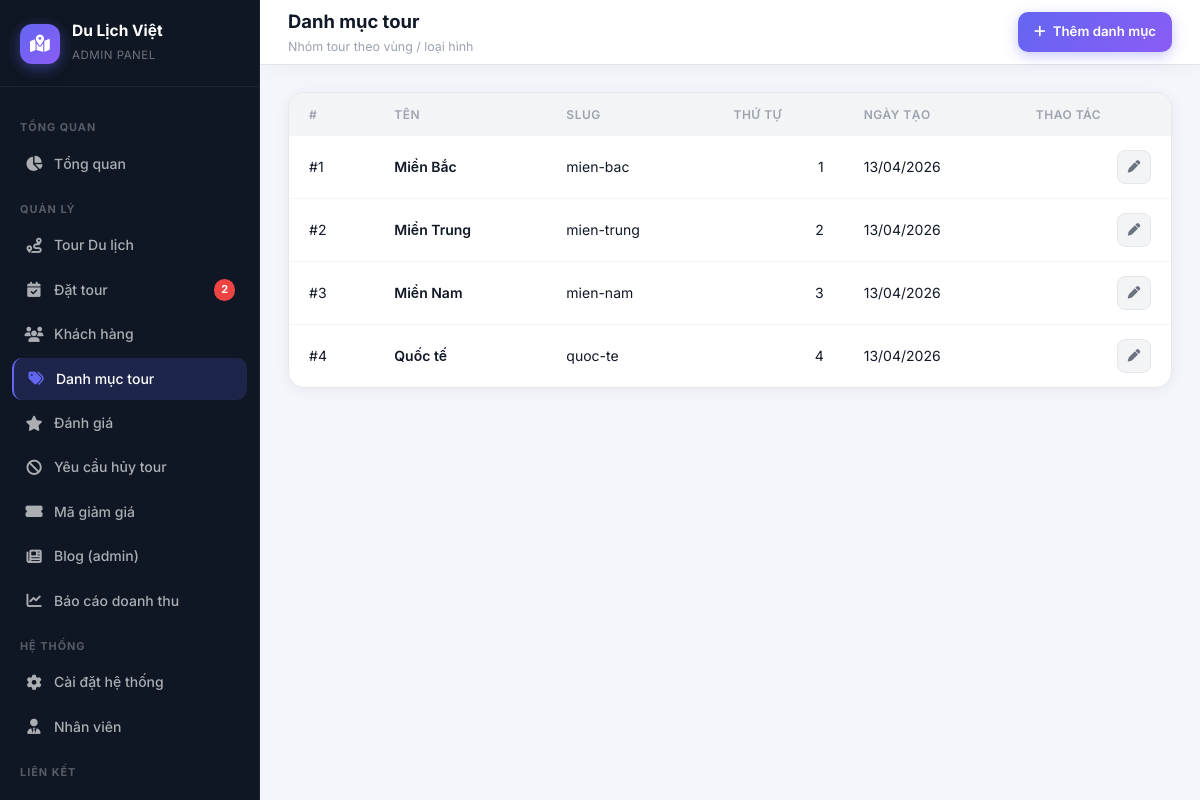
The page /admin/categories/list.php (signed in) on the database its author committed.
### tables this page shows
CREATE TABLE `categories` (
  `id` INT UNSIGNED NOT NULL AUTO_INCREMENT,
  `name` VARCHAR(120) NOT NULL,
  `slug` VARCHAR(160) NOT NULL,
  `sort_order` INT NOT NULL DEFAULT 0,
  `created_at` DATETIME NOT NULL DEFAULT CURRENT_TIMESTAMP,
  PRIMARY KEY (`id`),
  UNIQUE KEY `uq_categories_slug` (`slug`)
);

### admin/categories/list.php (the view, shortened to what this page needs)
<?php
require_once dirname(__DIR__, 2) . '/includes/db.php';
$rows = [];
try {
    $rows = $pdo->query('SELECT * FROM categories ORDER BY sort_order ASC, id ASC')->fetchAll();
} catch (Throwable) {
    $rows = [];
}
function h(mixed $v): string
{
    return htmlspecialchars((string) $v, ENT_QUOTES, 'UTF-8');
}
$topbarActions = '<a href="add.php" class="topbar-btn topbar-btn-primary"><i class="fas fa-plus"></i> Thêm danh mục</a>';
require dirname(__DIR__, 2) . '/includes/admin_header.php';
?>
<div class="data-card">
  <div style="overflow-x:auto">
    <table class="admin-table">
      <thead>
        <tr>
          <th>#</th>
          <th>Tên</th>
          <th>Slug</th>
          <th class="cell-right">Thứ tự</th>
          <th>Ngày tạo</th>
          <th class="cell-right">Thao tác</th>
        </tr>
      </thead>
      <tbody>
        <?php if (empty($rows)): ?>
          <tr><td colspan="6"><div class="empty-state"><i class="fas fa-tags"></i><p>Chưa có danh mục.</p></div></td></tr>
        <?php else: ?>
          <?php foreach ($rows as $r): ?>
            <tr>
              <td>#<?= (int) $r['id'] ?></td>
              <td class="cell-bold"><?= h($r['name']) ?></td>
              <td class="cell-muted"><?= h($r['slug']) ?></td>
              <td class="cell-right"><?= (int) $r['sort_order'] ?></td>
              <td class="cell-muted"><?= date('d/m/Y', strtotime((string) $r['created_at'])) ?></td>
              <td class="cell-right">
                <a href="edit.php?id=<?= (int) $r['id'] ?>" class="btn btn-ghost btn-sm btn-icon"><i class="fas fa-pen"></i></a>
              </td>
            </tr>
          <?php endforeach; ?>
        <?php endif; ?>
      </tbody>
    </table>
  </div>
</div>
<?php require dirname(__DIR__, 2) . '/includes/admin_footer.php'; ?>

### assets/css/admin.css (style rules this page uses)
:root { --sidebar-width: 260px; --sidebar-bg: #0f1724; --sidebar-border: rgba(255,255,255,0.06); --sidebar-text: rgba(255,255,255,0.65); --sidebar-text-active: #ffffff; --sidebar-active-bg: rgba(99,102,241,0.18); --sidebar-active-border: #6366f1; --topbar-height: 64px; --topbar-bg: #ffffff; --topbar-shadow: 0 1px 0 rgba(0,0,0,0.06), 0 4px 24px rgba(0,0,0,0.04); --page-bg: #f4f6fb; --card-bg: #ffffff; --card-radius: 16px; --card-shadow: 0 2px 16px rgba(0,0,0,0.06); --card-shadow-hover: 0 8px 32px rgba(0,0,0,0.12); --primary: #6366f1; --primary-dark: #4f46e5; --primary-light: rgba(99,102,241,0.1); --success: #10b981; --success-light: rgba(16,185,129,0.1); --warning: #f59e0b; --warning-light: rgba(245,158,11,0.1); --danger: #ef4444; --danger-light: rgba(239,68,68,0.1); --info: #3b82f6; --info-light: rgba(59,130,246,0.1); --text-primary: #111827; --text-secondary: #6b7280; --text-muted: #9ca3af; --border: #e5e7eb; --border-light: #f3f4f6; --transition: 0.2s cubic-bezier(0.4,0,0.2,1); }
* { margin: 0; padding: 0; box-sizing: border-box; }
html, body { font-family: 'Inter', -apple-system, BlinkMacSystemFont, 'Segoe UI', sans-serif; background: var(--page-bg); color: var(--text-primary); line-height: 1.6; min-height: 100vh; }
.topbar-btn { display: inline-flex; align-items: center; gap: 7px; padding: 9px 16px; border-radius: 10px; font-size: 0.83rem; font-weight: 600; cursor: pointer; border: none; text-decoration: none; transition: all var(--transition); }
.topbar-btn-primary { background: linear-gradient(135deg, #6366f1, #8b5cf6); color: white; box-shadow: 0 4px 14px rgba(99,102,241,0.35); }
.data-card { background: var(--card-bg); border-radius: var(--card-radius); box-shadow: var(--card-shadow); border: 1px solid var(--border); overflow: hidden; margin-bottom: 24px; }
.admin-table { width: 100%; border-collapse: collapse; }
.admin-table thead th { background: var(--border-light); padding: 12px 20px; text-align: left; font-size: 0.75rem; font-weight: 600; color: var(--text-muted); text-transform: uppercase; letter-spacing: 0.5px; white-space: nowrap; }
.admin-table tbody td { padding: 14px 20px; font-size: 0.875rem; color: var(--text-primary); border-bottom: 1px solid var(--border-light); vertical-align: middle; }
.admin-table tbody tr:last-child td { border-bottom: none; }
.cell-bold { font-weight: 600; }
.cell-muted { color: var(--text-muted); font-size: 0.8rem; }
.cell-right { text-align: right; }
.btn { display: inline-flex; align-items: center; gap: 6px; padding: 8px 15px; border-radius: 9px; font-size: 0.82rem; font-weight: 600; cursor: pointer; border: none; text-decoration: none; transition: all var(--transition); white-space: nowrap; }
.btn-ghost { background: var(--border-light); color: var(--text-secondary); border: 1px solid var(--border); }
.btn-sm { padding: 5px 11px; font-size: 0.78rem; border-radius: 7px; gap: 4px; }
.btn-icon { width: 34px; height: 34px; padding: 0; border-radius: 8px; justify-content: center; }

### rows shown on the page
categories: id "1", name "Miền Bắc", slug "mien-bac", sort_order "1", created_at "13/04/2026"
categories: id "2", name "Miền Trung", slug "mien-trung", sort_order "2", created_at "13/04/2026"
categories: id "3", name "Miền Nam", slug "mien-nam", sort_order "3", created_at "13/04/2026"
categories: id "4", name "Quốc tế", slug "quoc-te", sort_order "4", created_at "13/04/2026"

### other values the page prints
$pendingCount "2"
adminH($pageTitle) "Danh mục tour"
adminH($pageSubtitle) "Nhóm tour theo vùng / loại hình"
